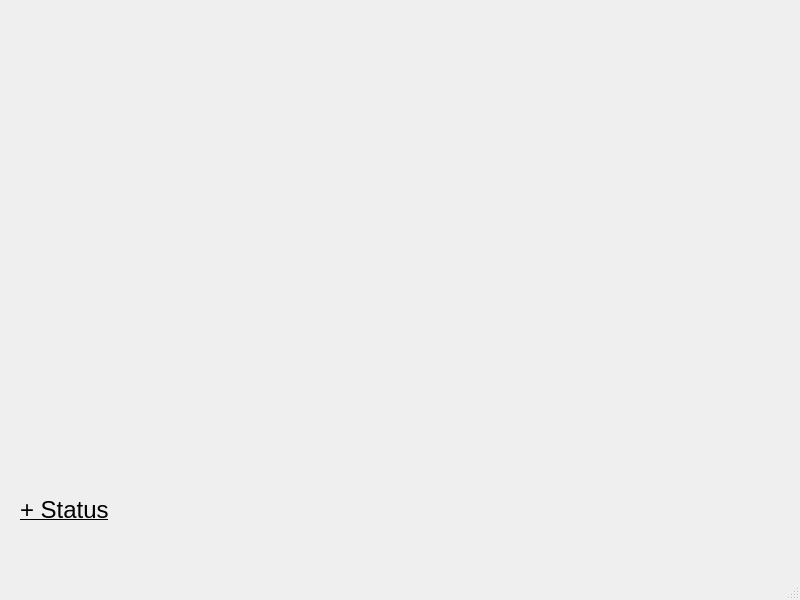
<?xml version="1.0" encoding="UTF-8"?>
<ui version="4.0">
 <class>QWidget</class>
 <widget class="QMainWindow" name="QWidget">
  <property name="geometry">
   <rect>
    <x>0</x>
    <y>0</y>
    <width>800</width>
    <height>600</height>
   </rect>
  </property>
  <property name="windowTitle">
   <string>MainWindow</string>
  </property>
  <widget class="QWidget" name="centralwidget">
   <widget class="QLabel" name="label">
    <property name="geometry">
     <rect>
      <x>20</x>
      <y>490</y>
      <width>221</width>
      <height>81</height>
     </rect>
    </property>
    <property name="text">
     <string>&lt;html&gt;&lt;head/&gt;&lt;body&gt;&lt;p&gt;&lt;span style=&quot; font-size:18pt; text-decoration: underline;&quot;&gt;+ Status&lt;/span&gt;&lt;/p&gt;&lt;p&gt;&lt;br/&gt;&lt;/p&gt;&lt;/body&gt;&lt;/html&gt;</string>
    </property>
   </widget>
  </widget>
  <widget class="QMenuBar" name="menubar">
   <property name="geometry">
    <rect>
     <x>0</x>
     <y>0</y>
     <width>800</width>
     <height>21</height>
    </rect>
   </property>
  </widget>
  <widget class="QStatusBar" name="statusbar"/>
 </widget>
 <resources/>
 <connections/>
</ui>
